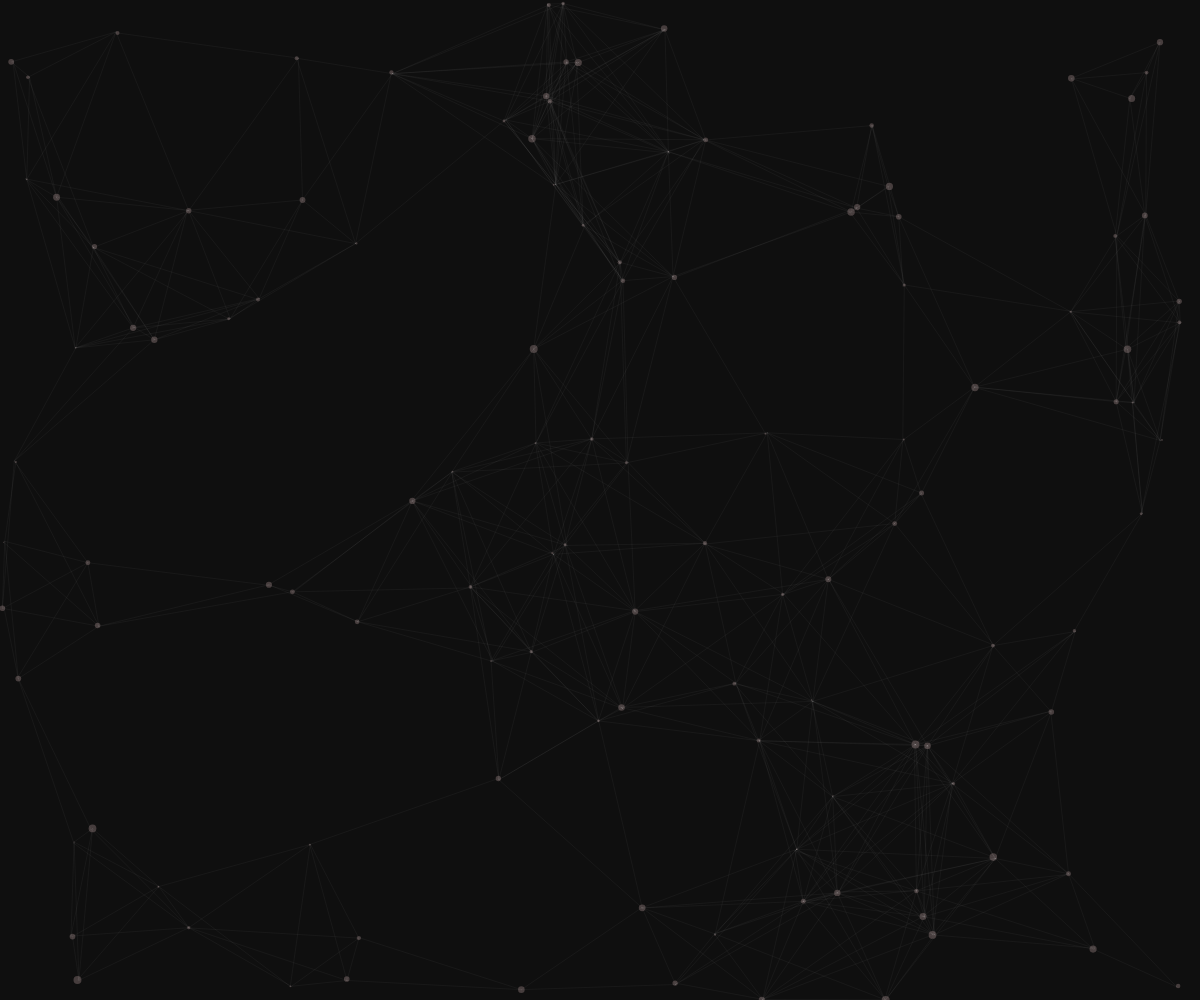
Frame 1 (no input)
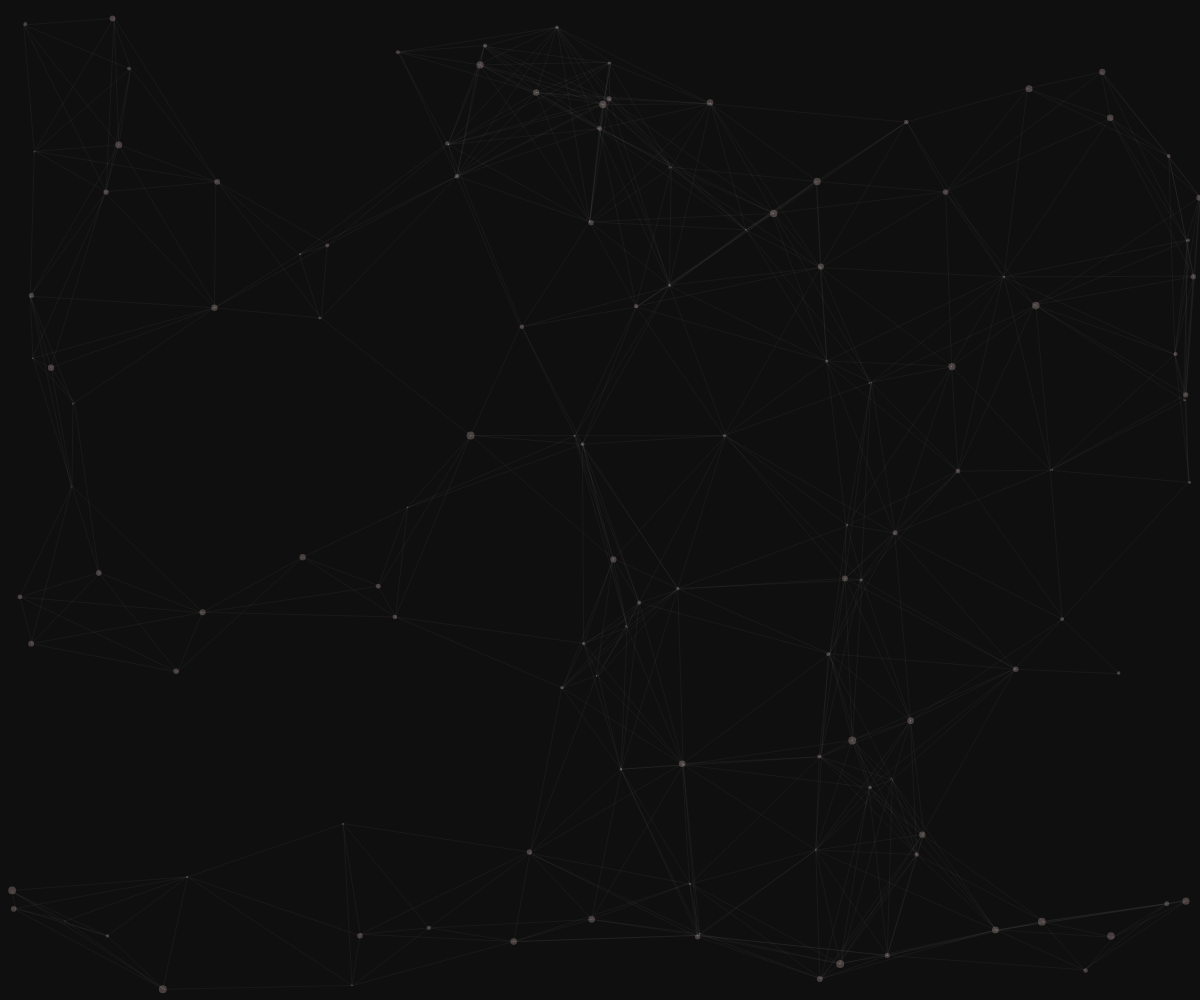
Frame 60 (no input)
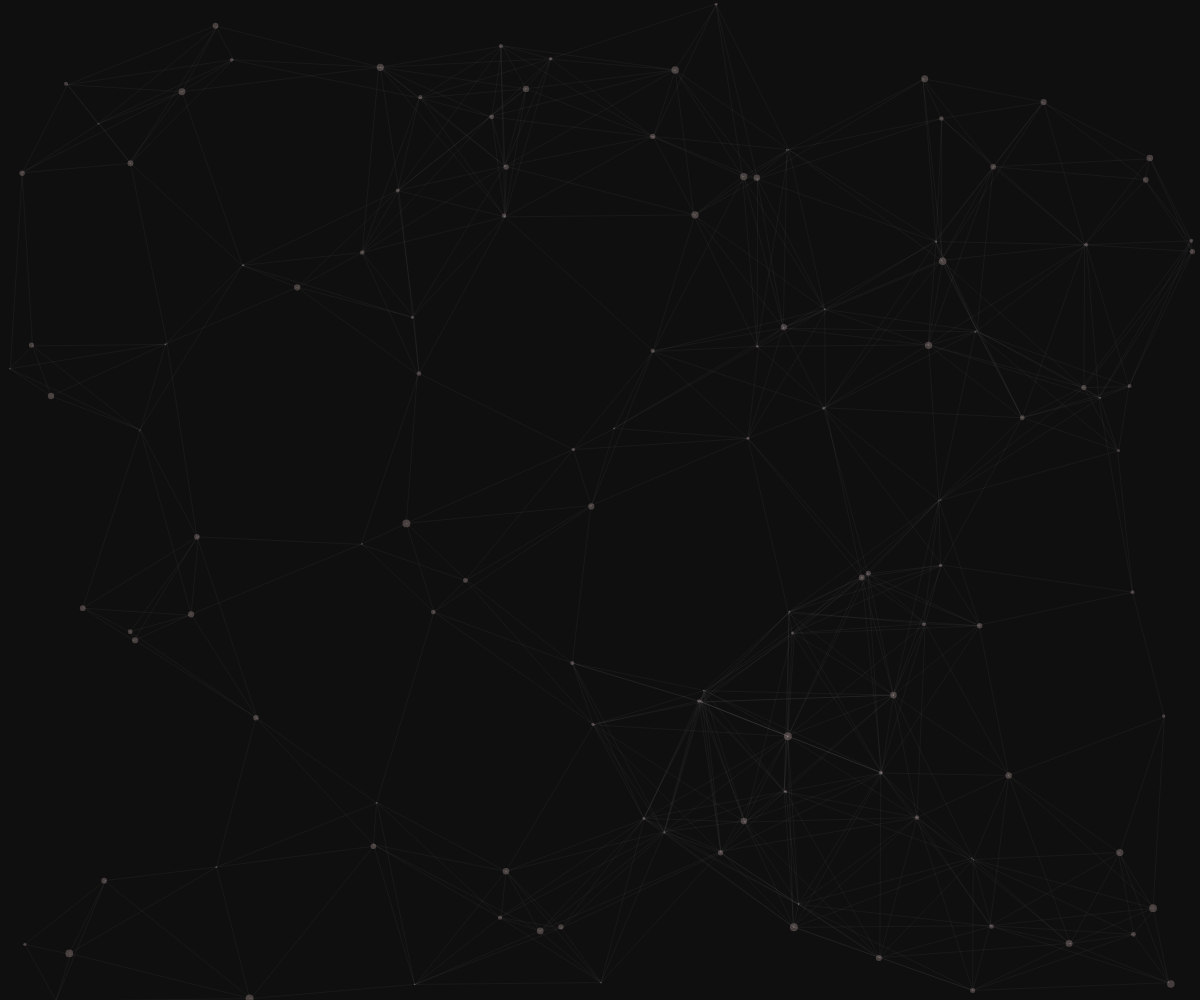
Frame 120 (the mouse pressed at the canvas centre since frame 60)

The p5.js sketch that drew these frames (run headless with seeded random() and noise() and a simulated clock; from frame 60 on, the mouse is pressed at the canvas centre):

// p5.js sketch
// ── sketch.js
// this class describes the properties of a single particle.
class Particle {
    // setting the co-ordinates, radius and the
    // speed of a particle in both the co-ordinates axes.
    constructor() {
        this.x = random(0, width);
        this.y = random(0, height);
        this.r = random(1, 8);
        this.xSpeed = random(-2, 2);
        this.ySpeed = random(-1, 1.5);
    }

    // creation of a particle.
    createParticle() {
        noStroke();
        fill('rgba(200,169,169,0.3)');
        circle(this.x, this.y, this.r);
    }

    // setting the particle in motion.
    moveParticle() {
        if (this.x < 0 || this.x > width)
            this.xSpeed *= -1;
        if (this.y < 0 || this.y > height)
            this.ySpeed *= -1;
        this.x += this.xSpeed;
        this.y += this.ySpeed;
    }

    // this function creates the connections(lines)
    // between particles which are less than a certain distance apart
    joinParticles(particles) {
        particles.forEach(element => {
            let dis = dist(this.x, this.y, element.x, element.y);
            if (dis < 200) {
                stroke('rgba(255,255,255,0.04)');
                line(this.x, this.y, element.x, element.y);
            }
        });
    }
}

// an array to add multiple particles
let particles = [];



function setup() {
    createCanvas(windowWidth, windowHeight);
    for (let i = 0; i < width / 10; i++) {
        particles.push(new Particle());
    }
    
}




function draw() {
    background('#0f0f0f');
    for (let i = 0; i < particles.length; i++) {
        particles[i].createParticle();
        particles[i].moveParticle();
        particles[i].joinParticles(particles.slice(i));
    }
}
